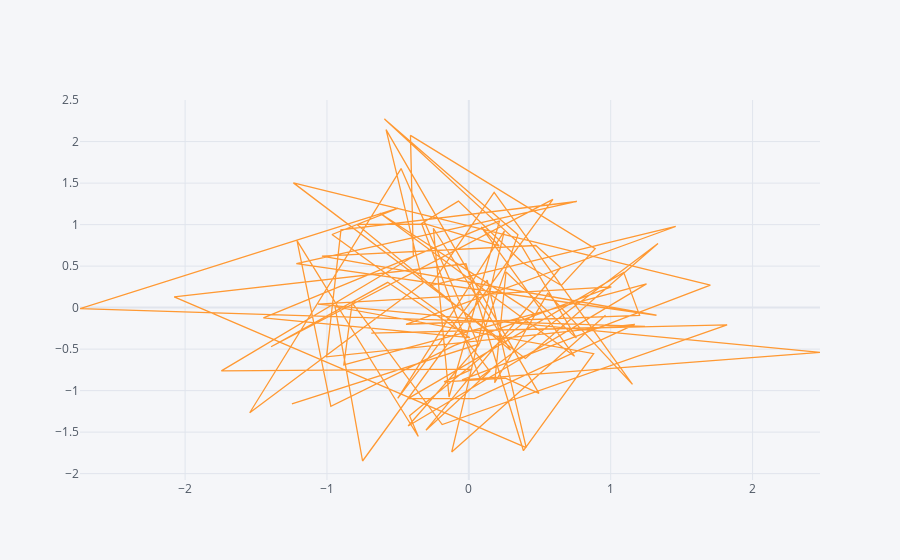

The notebook cell this image was saved under:
### Code cell
df.iplot(kind='scatter', x='A', y='B')
